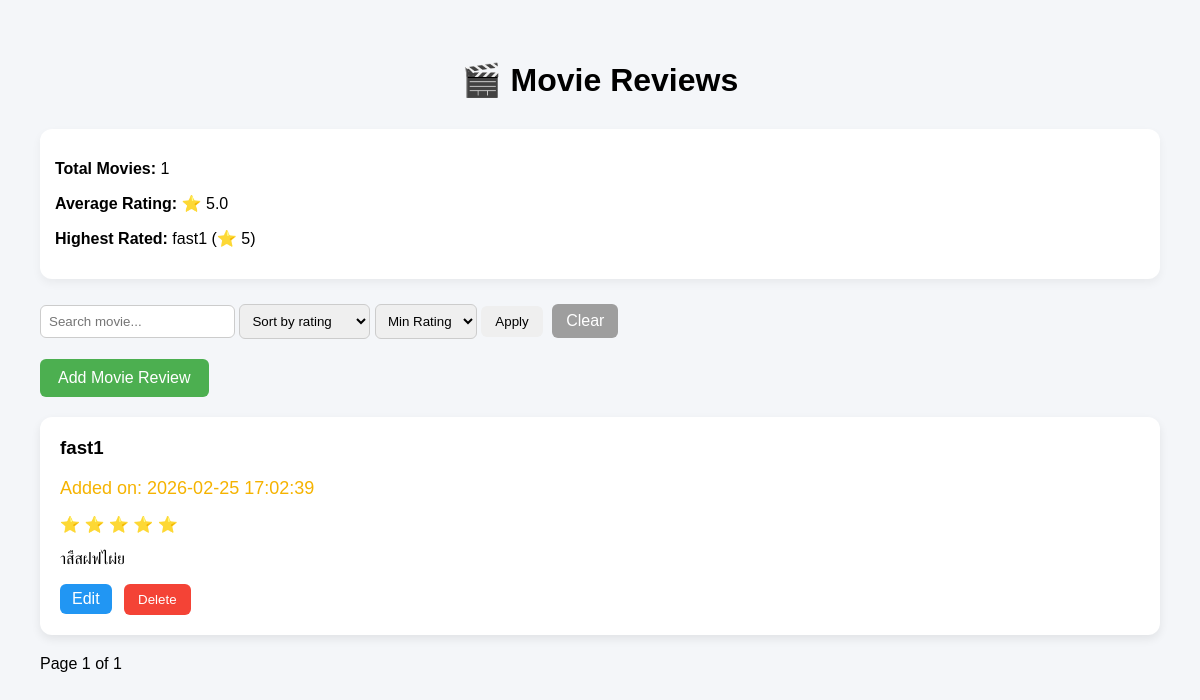
The page / on the database its author committed.
### tables this page shows
CREATE TABLE movies (
            id INTEGER PRIMARY KEY AUTOINCREMENT,
            name TEXT NOT NULL,
            review TEXT NOT NULL,
            rating INTEGER NOT NULL,
            created_at TIMESTAMP DEFAULT CURRENT_TIMESTAMP
        );

### app.py (the view)
@app.route("/")
def index():
    search_query = request.args.get("search", "").strip()
    sort_option = request.args.get("sort", "")
    filter_rating = request.args.get("min_rating", "")
    conn = get_db_connection()
    page = request.args.get("page", 1, type=int)
    per_page = 5
    offset = (page - 1) * per_page
    conn = get_db_connection()
    query = "SELECT * FROM movies WHERE 1=1"
    params = []
    if search_query:
        query += " AND name LIKE ?"
        params.append(f"%{search_query}%")
    if filter_rating and filter_rating.isdigit():
        query += " AND rating >= ?"
        params.append(int(filter_rating))
    if sort_option == "high":
        query += " ORDER BY rating DESC"
    elif sort_option == "low":
        query += " ORDER BY rating ASC"
    query += " LIMIT ? OFFSET ?"
    params.extend([per_page, offset])
    movies = conn.execute(query, params).fetchall()
    if search_query:
        query += " AND name LIKE ?"
        params.append(f"%{search_query}%")
    if filter_rating and filter_rating.isdigit():
        query += " AND rating >= ?"
        params.append(int(filter_rating))
    if sort_option == "high":
        query += " ORDER BY rating DESC"
    elif sort_option == "low":
        query += " ORDER BY rating ASC"
    movies = conn.execute(query, params).fetchall()
    total_movies = conn.execute(
        "SELECT COUNT(*) FROM movies"
    ).fetchone()[0]
    avg_result = conn.execute(
        "SELECT AVG(rating) FROM movies"
    ).fetchone()[0]
    average_rating = round(avg_result, 2) if avg_result else 0
    highest_rated = conn.execute(
        "SELECT * FROM movies ORDER BY rating DESC LIMIT 1"
    ).fetchone()
    total_count = conn.execute(
        "SELECT COUNT(*) FROM movies"
    ).fetchone()[0]
    total_pages = (total_count + per_page - 1) // per_page
    conn.close()
    return render_template(
    "index.html",
    movies=movies,
    search_query=search_query,
    sort_option=sort_option,
    filter_rating=filter_rating,
    total_movies=total_movies,
    average_rating=average_rating,
    highest_rated=highest_rated,   # ← ใส่ comma ตรงนี้
    page=page,
    total_pages=total_pages
)

### app.py (called while the page is built)
def get_db_connection():
    conn = sqlite3.connect(DATABASE)
    conn.row_factory = sqlite3.Row
    return conn

### templates/index.html (shortened to what this page needs)
<!DOCTYPE html>
<html>
<head>
    <link rel="stylesheet" href="{{ url_for('static', filename='style.css') }}">
</head>
<body>
    <h1>🎬 Movie Reviews</h1>
    <div class="stats-box">
        <p><strong>Total Movies:</strong> {{ total_movies }}</p>
        <p><strong>Average Rating:</strong> ⭐ {{ average_rating }}</p>
        {% if highest_rated %}
            <p>
                <strong>Highest Rated:</strong>
                {{ highest_rated.name }}
                (⭐ {{ highest_rated.rating }})
            </p>
        {% endif %}
    </div>
    <form method="GET" action="/">
        <input type="text"
               name="search"
               placeholder="Search movie..."
               value="{{ search_query or '' }}">
        <select name="sort">
            <option value="">Sort by rating</option>
        </select>
        <select name="min_rating">
            <option value="">Min Rating</option>
        </select>
        <button type="submit">Apply</button>
        <a href="/" class="clear-button">Clear</a>
    </form>
    <a href="/add" class="add-button">Add Movie Review</a>
    {% if movies %}
        {% for movie in movies %}
        <div class="movie-card">
    <h3>{{ movie.name }}</h3>
    <p class="date">
        Added on: {{ movie.created_at }}
    </p>
    <p>
        {% for i in range(movie.rating|int) %}
            ⭐
        {% endfor %}
    </p>
    <p>{{ movie.review }}</p>
            <a href="/edit/{{ loop.index0 }}" class="edit-button">Edit</a>
            <form action="/delete/{{ movie.id }}"
                    method="POST"
                    style="display:inline;"
                    onsubmit="return confirm('Are you sure you want to delete this review?');">
                <button type="submit" class="delete-button">Delete</button>
            </form>
        </div>
        {% endfor %}
    {% else %}
        <p style="font-size:18px; color: gray; margin-top:20px;">
            🎥 No movie reviews found.
        </p>
    {% endif %}
    <div class="pagination">
    <span>Page {{ page }} of {{ total_pages }}</span>
    </div>
</body>
</html>

### static/style.css (style rules this page uses)
body { font-family: Arial, sans-serif; background: #f4f6f9; margin: 0; padding: 40px; }
h1 { text-align: center; margin-bottom: 30px; }
.add-button { display: inline-block; padding: 10px 18px; background-color: #4CAF50; color: white; text-decoration: none; border-radius: 6px; margin-bottom: 20px; }
form { margin-bottom: 20px; }
input[type="text"], select, textarea { padding: 8px; border-radius: 6px; border: 1px solid #ccc; }
button { padding: 8px 14px; border: none; border-radius: 6px; cursor: pointer; }
.movie-card { background: white; padding: 20px; border-radius: 12px; margin-bottom: 20px; box-shadow: 0 4px 10px rgba(0, 0, 0, 0.08); transition: transform 0.2s ease; }
.movie-card h3 { margin-top: 0; }
.movie-card p:first-of-type { color: #f5b301; font-size: 18px; }
.edit-button { display: inline-block; padding: 6px 12px; background: #2196F3; color: white; text-decoration: none; border-radius: 6px; margin-right: 8px; }
.delete-button { background: #f44336; color: white; }
.stats-box { margin-bottom: 25px; padding: 15px; background: white; border-radius: 12px; box-shadow: 0 4px 10px rgba(0, 0, 0, 0.05); }
.clear-button { display: inline-block; padding: 8px 14px; background: #9e9e9e; color: white; text-decoration: none; border-radius: 6px; margin-left: 5px; }
.date { font-size: 12px; color: gray; margin-bottom: 5px; }

### rows shown on the page
movies: name "fast1", rating "5", created_at "2026-02-25 17:02:39", review "าสืสฝฟไผ่ย"

### other values the page prints
{{ total_movies }} "1"
{{ average_rating }} "5.0"
{{ page }} "1"
{{ total_pages }} "1"
